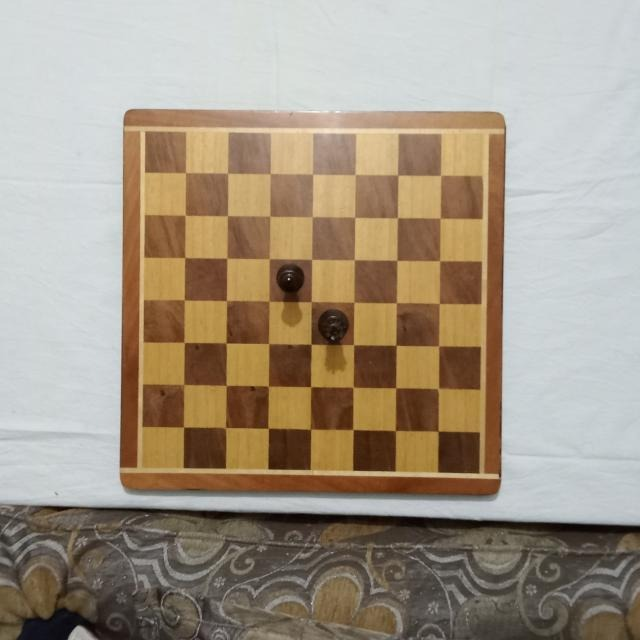
#> input picture datasets/chess-pieces/test/images/360_jpg.rf.37dd4cafae055f820c3cbfadc60dc670.jpg, 640 x 640 px
$ python -i perspective.py   (imports and definitions only)
#> lines starting #> are read from the running program, lines starting #| are printed output that depends on the picture
"""
Perspective correction via robust chessboard corner detection + homography.
"""
import cv2
import numpy as np
from config import BOARD_SIZE, BORDER_MARGIN, RED_LOWER1, RED_UPPER1, RED_LOWER2, RED_UPPER2

class PerspectiveCorrector:

    def __init__(self, board_size=BOARD_SIZE, border_margin=BORDER_MARGIN):
        self.board_size = board_size
        self.border_margin = border_margin
        self.dst_points = np.array([
            [0, 0],
            [board_size, 0],
            [board_size, board_size],
            [0, board_size]
        ], dtype=np.float32)

    def _order_corners(self, pts):
        """Order points: top-left, top-right, bottom-right, bottom-left."""
        cx = np.mean(pts[:, 0])
        cy = np.mean(pts[:, 1])
        angles = np.arctan2(pts[:, 1] - cy, pts[:, 0] - cx)
        idx = np.argsort(angles)
        pts_sorted = pts[idx]
        sums = pts_sorted.sum(axis=1)
        tl_idx = np.argmin(sums)
        return np.roll(pts_sorted, -tl_idx, axis=0)

    def _find_chessboard_robust(self, gray):
        """Try to find chessboard even if rotated (diagonal photos) or low contrast."""
        (h, w) = gray.shape[:2]
        cX, cY = (w // 2, h // 2)

        clahe = cv2.createCLAHE(clipLimit=2.0, tileGridSize=(8, 8))
        enhanced = clahe.apply(gray)

        # We try different angles because OpenCV's detector fails on diagonal grids
        angles_to_try = [0, 45, -45, 20, -20]

        for img in [gray, enhanced]:
            for angle in angles_to_try:
                if angle == 0:
                    rotated = img
                    M_inv = None
                else:
                    M = cv2.getRotationMatrix2D((cX, cY), angle, 1.0)
                    cos = np.abs(M[0, 0])
                    sin = np.abs(M[0, 1])
                    nW = int((h * sin) + (w * cos))
                    nH = int((h * cos) + (w * sin))
                    M[0, 2] += (nW / 2) - cX
                    M[1, 2] += (nH / 2) - cY
                    rotated = cv2.warpAffine(img, M, (nW, nH))

                    M_inv = cv2.getRotationMatrix2D((nW // 2, nH // 2), -angle, 1.0)
                    M_inv[0, 2] += cX - (nW // 2)
                    M_inv[1, 2] += cY - (nH // 2)

                for scale in [1.0, 0.75, 0.5]:
                    if scale != 1.0:
                        scaled = cv2.resize(rotated, (0, 0), fx=scale, fy=scale)
                    else:
                        scaled = rotated

                    flags = cv2.CALIB_CB_ADAPTIVE_THRESH + cv2.CALIB_CB_NORMALIZE_IMAGE + cv2.CALIB_CB_FAST_CHECK
                    ret, corners = cv2.findChessboardCorners(scaled, (7, 7), flags)
                    if not ret:
                        flags = cv2.CALIB_CB_ADAPTIVE_THRESH + cv2.CALIB_CB_NORMALIZE_IMAGE
                        ret, corners = cv2.findChessboardCorners(scaled, (7, 7), flags)

                    if ret:
                        if scale != 1.0:
                            corners = corners / scale

                        # Refine corners
                        criteria = (cv2.TERM_CRITERIA_EPS + cv2.TERM_CRITERIA_MAX_ITER, 30, 0.001)
                        corners = cv2.cornerSubPix(rotated, corners, (11, 11), (-1, -1), criteria)

                        # Transform back if rotated
                        if M_inv is not None:
                            corners_shape = corners.shape
                            corners = corners.reshape(-1, 2)
                            ones = np.ones((corners.shape[0], 1))
                            points_3d = np.hstack([corners, ones])
                            transformed = M_inv.dot(points_3d.T).T
                            corners = transformed.reshape(corners_shape).astype(np.float32)

                        return True, corners
        return False, None

    def detect_red_mask(self, image):
        hsv = cv2.cvtColor(image, cv2.COLOR_BGR2HSV)
        m1 = cv2.inRange(hsv, np.array(RED_LOWER1), np.array(RED_UPPER1))
        m2 = cv2.inRange(hsv, np.array(RED_LOWER2), np.array(RED_UPPER2))
        mask = cv2.bitwise_or(m1, m2)
        k = cv2.getStructuringElement(cv2.MORPH_RECT, (5, 5))
        mask = cv2.morphologyEx(mask, cv2.MORPH_CLOSE, k, iterations=3)
        mask = cv2.morphologyEx(mask, cv2.MORPH_OPEN, k, iterations=1)
        return mask

    def find_red_corners(self, mask):
        contours, _ = cv2.findContours(mask, cv2.RETR_EXTERNAL, cv2.CHAIN_APPROX_SIMPLE)
        if not contours:
            return None
        largest = max(contours, key=cv2.contourArea)
        if cv2.contourArea(largest) < (mask.shape[0] * mask.shape[1] * 0.01):
            return None
        peri = cv2.arcLength(largest, True)
        for eps_mult in [0.01, 0.02, 0.03, 0.04, 0.05, 0.1]:
            approx = cv2.approxPolyDP(largest, eps_mult * peri, True)
            if len(approx) == 4:
                return self._order_corners(approx.reshape(4, 2).astype(np.float32))
        pts = largest.reshape(-1, 2)
        s = pts.sum(axis=1)
        d = np.diff(pts, axis=1).flatten()
        corners = np.array([pts[np.argmin(s)], pts[np.argmin(d)], pts[np.argmax(s)], pts[np.argmax(d)]], dtype=np.float32)
        return self._order_corners(corners)

    def calibrate(self, image):
        gray = cv2.cvtColor(image, cv2.COLOR_BGR2GRAY)
        ret, corners = self._find_chessboard_robust(gray)

        if ret:
            pts = np.array([corners[0][0], corners[6][0], corners[48][0], corners[42][0]], dtype=np.float32)
            ordered_pts = self._order_corners(pts)
            sq = self.board_size / 8.0
            ideal_pts = np.array([
                [sq, sq],
                [7 * sq, sq],
                [7 * sq, 7 * sq],
                [sq, 7 * sq]
            ], dtype=np.float32)
            matrix = cv2.getPerspectiveTransform(ordered_pts, ideal_pts)
            self.border_margin = 0.0
            return ordered_pts, matrix, "casillas (rotacion inv.)"

        print("[R] Casillas no detectadas, intentando calibracion por borde rojo...")
        mask = self.detect_red_mask(image)
        red_corners = self.find_red_corners(mask)
        if red_corners is not None:
            # Bake the border crop directly into the perspective matrix
            # so that both image warp and YOLO coordinate mapping align with the inner 8x8 squares.
            M = BORDER_MARGIN
            if M > 0 and M < 0.5:
                d = self.board_size * (M / (1.0 - 2 * M))
                adjusted_dst = np.array([
                    [-d, -d],
                    [self.board_size + d, -d],
                    [self.board_size + d, self.board_size + d],
                    [-d, self.board_size + d]
                ], dtype=np.float32)
            else:
                adjusted_dst = self.dst_points

            matrix = cv2.getPerspectiveTransform(red_corners, adjusted_dst)
            self.border_margin = 0.0  # The matrix now handles the crop
            return red_corners, matrix, "borde rojo"

        raise ValueError("No se pudieron detectar ni las casillas ni el borde rojo. Asegurate de que la iluminacion sea buena.")

    def warp(self, image, matrix):
        warped = cv2.warpPerspective(image, matrix, (self.board_size, self.board_size))
        m = int(self.board_size * self.border_margin)
        if m > 0:
            cropped = warped[m:self.board_size - m, m:self.board_size - m]
            return cv2.resize(cropped, (self.board_size, self.board_size))
        return warped

>>> import cv2
>>> picture = cv2.imread('datasets/chess-pieces/test/images/360_jpg.rf.37dd4cafae055f820c3cbfadc60dc670.jpg')
#> picture is the input picture: shape (640, 640, 3); mean B, G, R 134.6, 151.4, 163.7
>>> result = PerspectiveCorrector().calibrate(picture)
#> in calibrate, `gray = cv2.cvtColor(image, cv2.COLOR_BGR2GRAY)`:
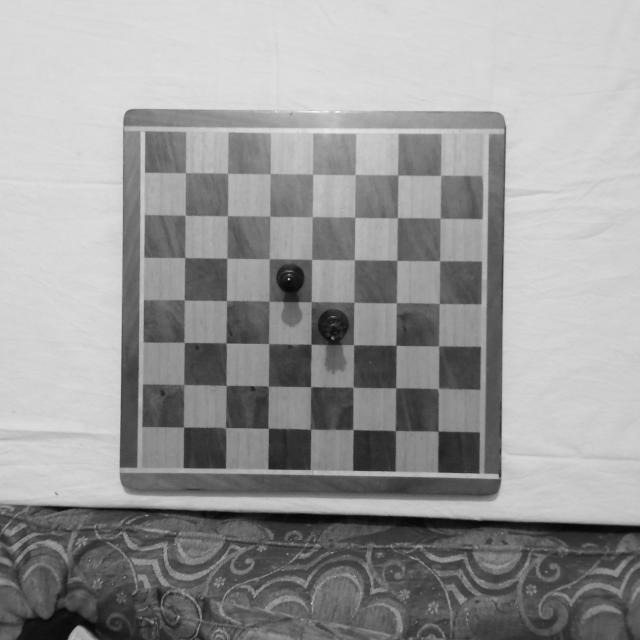
#> gray: shape (640, 640); min 3, max 246, mean 153.2
#> in _find_chessboard_robust, `enhanced = clahe.apply(gray)`:
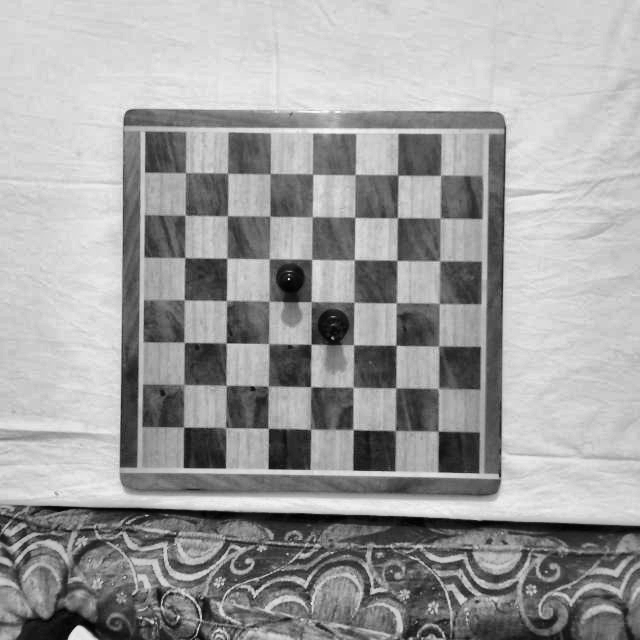
#> enhanced: shape (640, 640); min 1, max 251, mean 159.1
#> the loop in _find_chessboard_robust, `for img in [gray, enhanced]:` made 1 pass
#> in calibrate, `ret, corners = self._find_chessboard_robust(gray)`: ret = True; corners = 49 rows, first 8: [185.6, 172.7], [227.4, 173.2], [270.3, 173.5], [312.5, 174.1], [355.2, 174.5], [397.6, 174.8], [440.7, 175.3], [185.2, 215.2]
#> in calibrate, `pts = np.array([corners[0][0], corners[6][0], corners[48][0], corners[..`: pts = [[185.6, 172.7], [440.7, 175.3], [438.1, 431.1], [183.6, 427.1]]
#> in _order_corners, `cx = np.mean(pts[:, 0])`: cx = 312
#> in _order_corners, `cy = np.mean(pts[:, 1])`: cy = 301.5
#> in _order_corners, `angles = np.arctan2(pts[:, 1] - cy, pts[:, 0] - cx)`: angles = [-2.35, -0.776, 0.799, 2.37]
#> in _order_corners, `idx = np.argsort(angles)`: idx = [0, 1, 2, 3]
#> in _order_corners, `pts_sorted = pts[idx]`: pts_sorted has the same summary as pts in calibrate
#> in _order_corners, `sums = pts_sorted.sum(axis=1)`: sums = [358.3, 616, 869.1, 610.6]
#> in _order_corners, `tl_idx = np.argmin(sums)`: tl_idx = 0
#> in calibrate, `ordered_pts = self._order_corners(pts)`: ordered_pts has the same summary as pts
#> in calibrate, `ideal_pts = np.array([ [sq, sq], [7 * sq, sq], [7 * sq, 7 * sq], [sq, ..`: ideal_pts = [[100, 100], [700, 100], [700, 700], [100, 700]]
#> in calibrate, `matrix = cv2.getPerspectiveTransform(ordered_pts, ideal_pts)`: matrix = [[2.37, 0.0177, -343.1], [-0.0217, 2.36, -302.7], [2.2e-05, -1.01e-05, 1]]
#> result = ([[185.6, 172.7], [440.7, 175.3], [438.1, 431.1], [183.6, 427.1]], [[2.37, 0.0177, -343.1], [-0.0217, 2.36, -302.7], [2.2e-05, -1.01e-05, 1]], 'casillas (rotacion inv.)')

$ run again, on datasets/chess-pieces/test/images/382_jpg.rf.3e868af79d000132bc9e59b8b71766d7.jpg
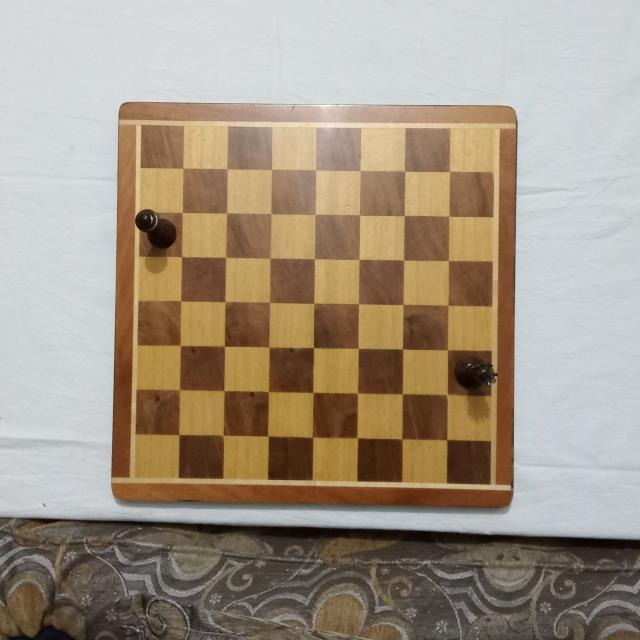
#> input picture datasets/chess-pieces/test/images/382_jpg.rf.3e868af79d000132bc9e59b8b71766d7.jpg, 640 x 640 px
#> picture is the input picture: shape (640, 640, 3); mean B, G, R 132.9, 149.4, 162.6
#> in calibrate, `gray = cv2.cvtColor(image, cv2.COLOR_BGR2GRAY)`:
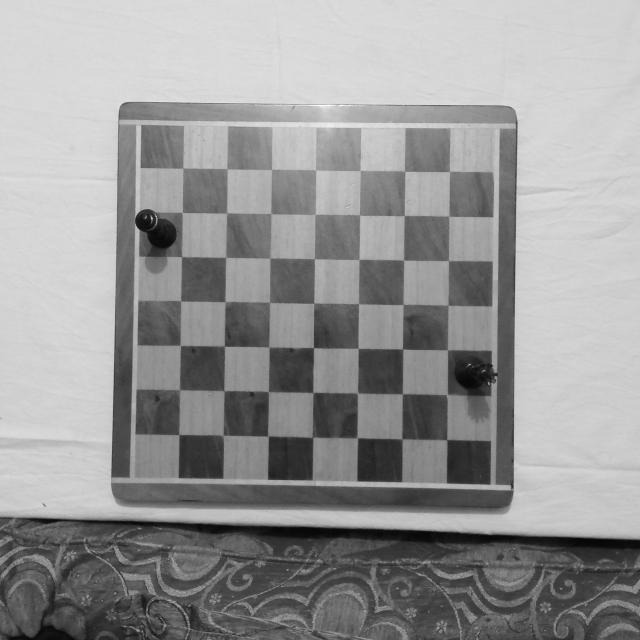
#> gray: shape (640, 640); min 2, max 253, mean 151.5
#> in _find_chessboard_robust, `enhanced = clahe.apply(gray)`:
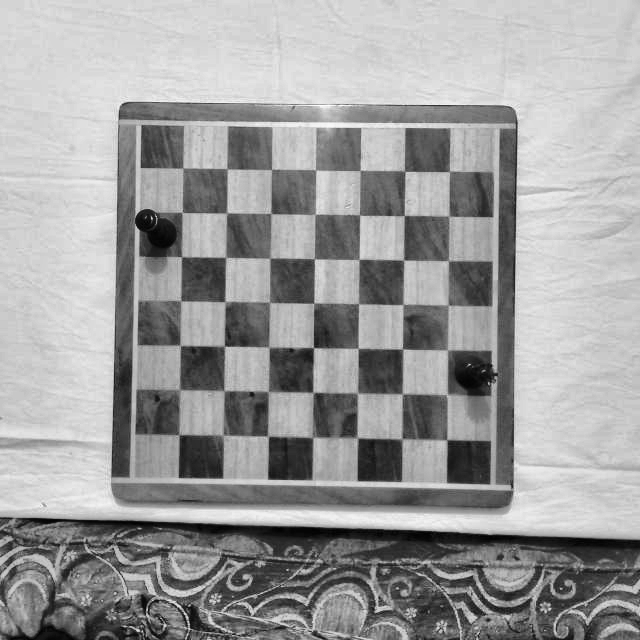
#> enhanced: shape (640, 640); min 1, max 254, mean 157.2
#> the loop in _find_chessboard_robust, `for img in [gray, enhanced]:` made 1 pass
#> ret = True; corners = 49 rows, first 8: [182.8, 168.2], [226.8, 168.7], [271.7, 169.3], [315.5, 169.8], [360.3, 170.5], [404.6, 171.1], [449.5, 171.4], [181.9, 212.7]
#> pts = [[182.8, 168.2], [449.5, 171.4], [446.8, 439.6], [178.9, 434.6]]
#> cx = 314.5
#> cy = 303.5
#> angles = [-2.34, -0.775, 0.8, 2.37]
#> idx = [0, 1, 2, 3]
#> pts_sorted has the same summary as pts in calibrate
#> sums = [351.1, 620.8, 886.4, 613.5]
#> tl_idx = 0
#> ordered_pts has the same summary as pts
#> ideal_pts = [[100, 100], [700, 100], [700, 700], [100, 700]]
#> matrix = [[2.29, 0.0354, -322.9], [-0.0243, 2.28, -278.7], [2.54e-05, 1.83e-05, 1]]
#> result = ([[182.8, 168.2], [449.5, 171.4], [446.8, 439.6], [178.9, 434.6]], [[2.29, 0.0354, -322.9], [-0.0243, 2.28, -278.7], [2.54e-05, 1.83e-05, 1]], 'casillas (rotacion inv.)')
